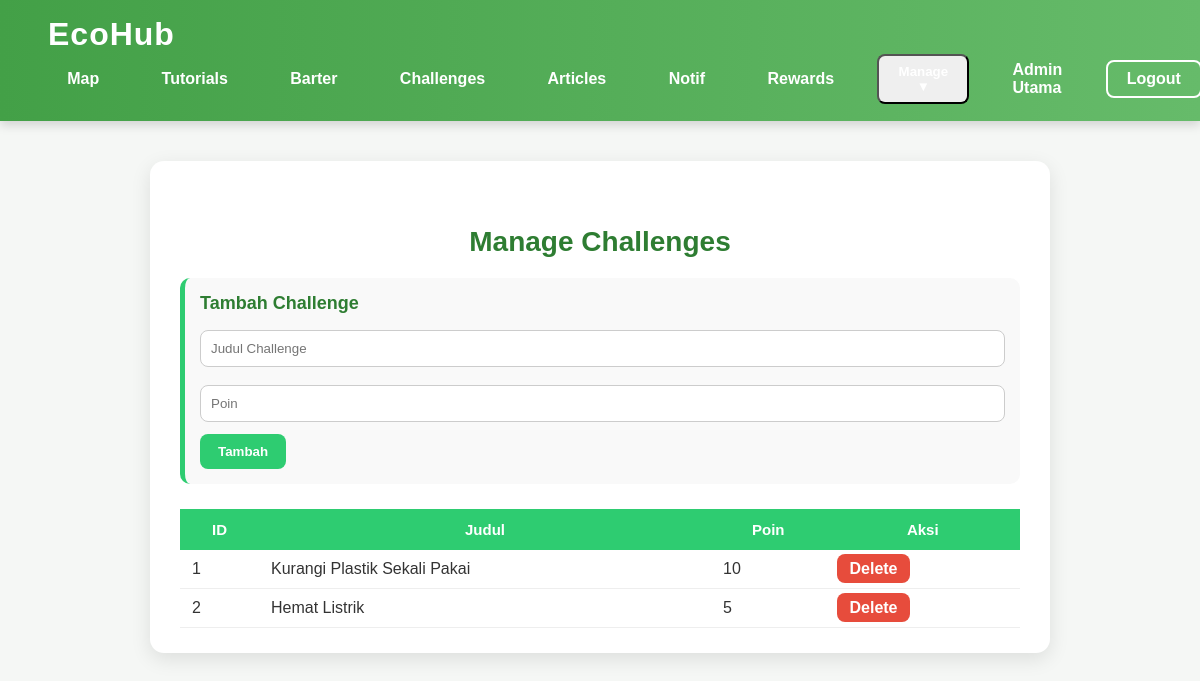
Page /manage_challenges.php (signed in) on the committed database.
### tables this page shows
CREATE TABLE eco_challenges (
    id INT AUTO_INCREMENT PRIMARY KEY,
    title VARCHAR(150) NOT NULL,
    description TEXT,
    points INT DEFAULT 0,
    created_at TIMESTAMP DEFAULT CURRENT_TIMESTAMP
);

### manage_challenges.php (the view, shortened to what this page needs)
<?php
require_once "config.php";
$chs = $pdo->query("SELECT * FROM eco_challenges ORDER BY created_at DESC")->fetchAll();
?>
<html>
<head>
<link rel="stylesheet" href="assets/css/styling.css">
<link rel="stylesheet" href="assets/css/manage_users.css">
</head>
<body>
<?php include "navbar.php"; ?>
<div class="manage-users-container">
<h2 class="page-title">Manage Challenges</h2>
<form method="POST" class="add-form">
    <h3>Tambah Challenge</h3>
    <input type="text" name="title" placeholder="Judul Challenge" required>
    <input type="number" name="points" placeholder="Poin" required>
    <button type="submit">Tambah</button>
</form>
<table class="manage-table">
<thead>
<tr>
    <th>ID</th>
    <th>Judul</th>
    <th>Poin</th>
    <th>Aksi</th>
</tr>
</thead>
<tbody>
<?php foreach($chs as $c): ?>
<tr>
    <td><?= $c['id'] ?></td>
    <td><?= htmlspecialchars($c['title']) ?></td>
    <td><?= $c['points'] ?></td>
    <td>
        <a href="manage_challenges.php?delete=<?= $c['id'] ?>"
           class="btn-delete"
           onclick="return confirm('Hapus challenge?')">
           Delete
        </a>
    </td>
</tr>
<?php endforeach; ?>
</tbody>
</table>
</div>
</body>
</html>

### assets/css/styling.css (style rules this page uses)
* { margin: 0; padding: 0; box-sizing: border-box; font-family: "Poppins", sans-serif; }
body { background: #f5f7f5; color: #333; }
a { text-decoration: none; transition: 0.3s ease; }
.page-title { text-align: center; margin: 2.5rem 0 1.5rem; font-size: 2.2rem; font-weight: 800; color: #2E7D32; }

### assets/css/manage_users.css (style rules this page uses)
.manage-users-container { max-width: 900px; margin: 40px auto; background: #ffffff; padding: 25px 30px; border-radius: 14px; box-shadow: 0 6px 20px rgba(0,0,0,0.10); animation: fadeIn 0.3s ease; }
.page-title { text-align: center; font-size: 28px; margin-bottom: 20px; font-weight: 800; color: #2e7d32; }
.manage-table { width: 100%; border-collapse: collapse; margin-top: 10px; }
.manage-table th { background: #2ecc71; color: white; padding: 12px; font-size: 15px; }
.manage-table td { padding: 10px 12px; border-bottom: 1px solid #eee; color: #333; }
.btn-delete { background: #e74c3c; padding: 6px 12px; color: #fff; border-radius: 8px; text-decoration: none; font-weight: 600; transition: 0.2s ease; }
.add-form { background: #f9f9f9; padding: 15px; margin-bottom: 25px; border-radius: 10px; border-left: 5px solid #2ecc71; }
.add-form h3 { margin-bottom: 10px; font-size: 18px; color: #2e7d32; }
.add-form input, .add-form textarea { width: 100%; padding: 10px; margin: 6px 0 12px; border: 1px solid #ccc; border-radius: 8px; }
.add-form button { background: #2ecc71; color: #fff; border: none; padding: 10px 18px; border-radius: 8px; font-weight: 600; cursor: pointer; }

### rows in the picture
eco_challenges: id "1", title "Kurangi Plastik Sekali Pakai", points "10"
eco_challenges: id "2", title "Hemat Listrik", points "5"

### other values in the picture
$username "Admin Utama"
